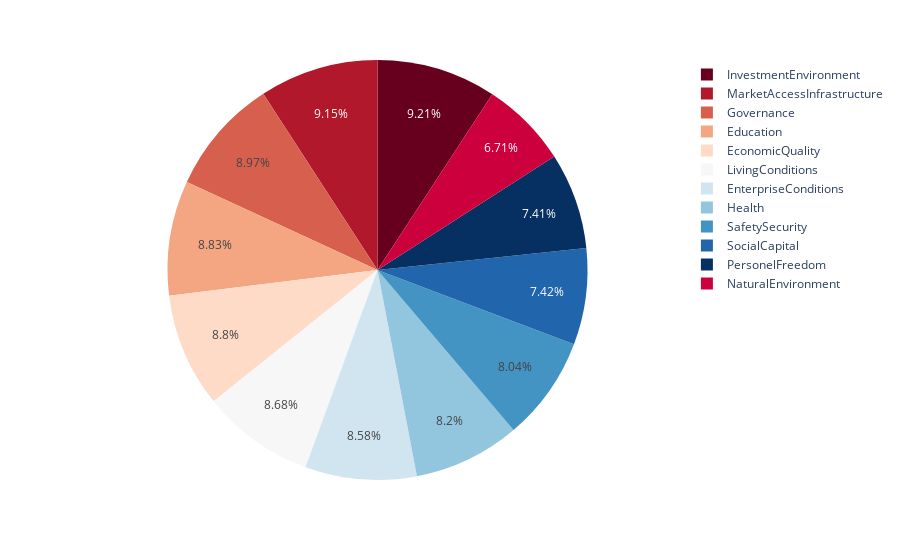

The cell this chart's notebook holds for it:
### Markdown cell above
<h2>А какой же показатель оказывает самое большое влияние на AverageScore?<h2>

### Code cell
values =[ cntr['AveragScore'].corr(cntr['SafetySecurity']), 
          cntr['AveragScore'].corr(cntr['PersonelFreedom']), 
          cntr['AveragScore'].corr(cntr['Governance']), 
          cntr['AveragScore'].corr(cntr['SocialCapital']),
          cntr['AveragScore'].corr(cntr['InvestmentEnvironment']),
          cntr['AveragScore'].corr(cntr['EnterpriseConditions']),
          cntr['AveragScore'].corr(cntr['MarketAccessInfrastructure']),
          cntr['AveragScore'].corr(cntr['EconomicQuality']),
          cntr['AveragScore'].corr(cntr['LivingConditions']),
          cntr['AveragScore'].corr(cntr['Health']),
          cntr['AveragScore'].corr(cntr['Education']),
          cntr['AveragScore'].corr(cntr['NaturalEnvironment'])
        ]
fig = px.pie(cntr, values=values , labels=cntr.keys(), names=cntr.keys()[2::], color_discrete_sequence=px.colors.sequential.RdBu)
fig.show()

### Figure 1 — Plotly figure (JSON) as saved in the notebook; plotly's stock layout.template omitted (floating-point values rounded to 4 significant figures)
{"data": [{"domain": {"x": [0, 1], "y": [0, 1]}, "hovertemplate": "label=%{label}<br>value=%{value}<extra></extra>", "labels": ["SafetySecurity", "PersonelFreedom", "Governance", "SocialCapital", "InvestmentEnvironment", "EnterpriseConditions", "MarketAccessInfrastructure", "EconomicQuality", "LivingConditions", "Health", "Education", "NaturalEnvironment"], "legendgroup": "", "name": "", "showlegend": true, "type": "pie", "values": [0.8286, 0.7631, 0.9241, 0.7646, 0.9486, 0.884, 0.9433, 0.9063, 0.8945, 0.8453, 0.9103, 0.6919]}], "layout": {"legend": {"tracegroupgap": 0}, "margin": {"t": 60}, "piecolorway": ["rgb(103,0,31)", "rgb(178,24,43)", "rgb(214,96,77)", "rgb(244,165,130)", "rgb(253,219,199)", "rgb(247,247,247)", "rgb(209,229,240)", "rgb(146,197,222)", "rgb(67,147,195)", "rgb(33,102,172)", "rgb(5,48,97)"]}}
